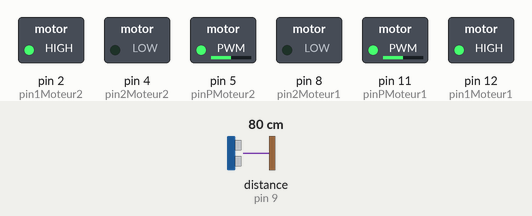
This sketch was run on a simulated Arduino Uno, built with avr-gcc and run on an emulated ATmega328P. Parts: switched loads named in the sketch (green lamp = pin HIGH). Inputs (shaded band) come from the test bench; at power-on: distance to the obstacle (sensor on pin 9) 80 cm. The echo pulse lasts 58.3 µs per cm.

Above: at 1.2 s.
1.3 s: distance to the obstacle (sensor on pin 9) set to 43 cm
2.8 s: distance to the obstacle (sensor on pin 9) set to 35 cm
At 3.7 s:
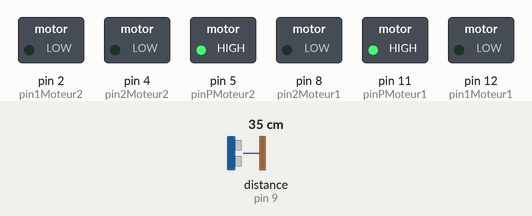
5.8 s: distance to the obstacle (sensor on pin 9) set to 60 cm
At 7.9 s:
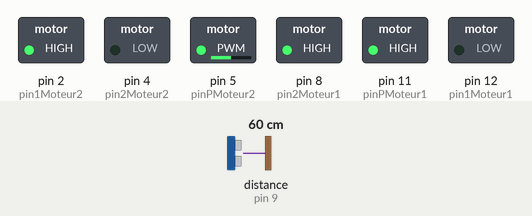
8.8 s: distance to the obstacle (sensor on pin 9) set to 2 cm
At 11.2 s:
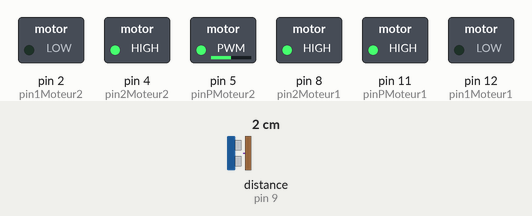
Timing chart, 0 to 12.8 s (numbered marks = the images above; inputs shaded):
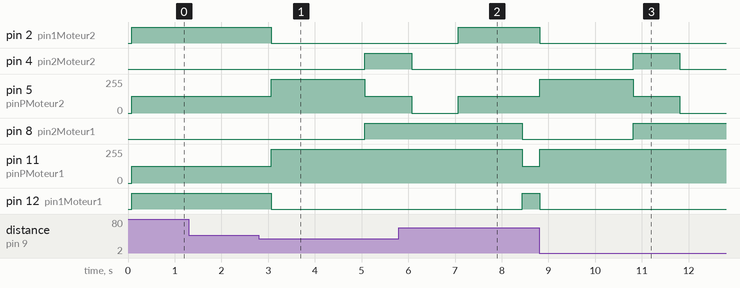

The sketch:

voiture_autonome.ino
```cpp
#include <NewPing.h>

int pin1Moteur1 = 12;
int pin2Moteur1 = 8;
int pinPMoteur1 = 11;
int pin1Moteur2 = 2;
int pin2Moteur2 = 4;
int pinPMoteur2 = 5;
int TRIG_PIN = 10;
int ECHO_PIN = 9;
int DIST_MAX = 200;
int i = 90;
int distActuelle = 0;
int cm;
NewPing sonar(TRIG_PIN, ECHO_PIN, 200);


void setup(){
  pinMode(pin1Moteur1, OUTPUT);
  pinMode(pin2Moteur1, OUTPUT);
  pinMode(pinPMoteur1, OUTPUT);
  pinMode(pin1Moteur2, OUTPUT);
  pinMode(pin2Moteur2, OUTPUT);
  pinMode(pinPMoteur2, OUTPUT);
}

void loop(){
  distActuelle = lectureDistance();
  if(distActuelle > 40){
    avance();
  }

  if (distActuelle < 40){
    recule();
    tourneDroite();
  }
  delay(300);
}

void dirMoteur(int moteur, int sens, int pc){
  int pin1, etat1, pin2, etat2, pinP, puissance;

  if (moteur == 1)
  {
    pin1=pin1Moteur1;
    pin2=pin2Moteur1;
    pinP=pinPMoteur1;
  }else{
    pin1=pin1Moteur2;
    pin2=pin2Moteur2;
    pinP=pinPMoteur2;
  }

  if (sens == 1){
    etat1 = 1 ;
    etat2 = 0 ;
  }else if(sens == -1){
  	etat1 = 0;
  	etat2 = 1;
  }else{
    etat1 = 0 ;
    etat2 = 0 ;
  }

  puissance=map(pc, 0, 100, 0, 255);
  analogWrite(pinP, puissance);
  digitalWrite(pin1, etat1);
  digitalWrite(pin2, etat2);
}


void avance(){
  dirMoteur(1,1,50);
  dirMoteur(2,1,50);
}

void recule(){
  dirMoteur(1,0,100);
  dirMoteur(2,0,100);
  delay(2000);
  dirMoteur(1,-1,100);
  dirMoteur(2,-1,50);
}


void tourneDroite(){
  delay(1000);
  dirMoteur(1,-1,100);
  dirMoteur(2,0,0);
  delay(1000);
  dirMoteur(1,-1,100);
  dirMoteur(2,1,50);
  delay(1000);
}

int lectureDistance(){
  delay(70);
  unsigned int uS = sonar.ping();
  cm = uS/US_ROUNDTRIP_CM;
  if(cm == 0){
    lectureDistance();
  }else{
    return cm;
  }
}
```

Measured:
- the behaviour switches between 40 and 39 cm on distance to the obstacle (sensor on pin 9) (found by bisection; images 0 and 1)
- after the input at 1.3 s, every drawn part: stays the same
- after the input at 2.8 s, pin 2 (pin1Moteur2), pin 12 (pin1Moteur1): HIGH → LOW after 0.27 s; pin 4 (pin2Moteur2), pin 8 (pin2Moteur1): LOW → HIGH after 2.3 s; pin 5 (pinPMoteur2): 127/255 → 255/255 after 0.27 s, → 127/255 2.0 s later; pin 11 (pinPMoteur1): 127/255 → 255/255 after 0.27 s
- after the input at 5.8 s, pin 2 (pin1Moteur2): goes on until 7.1 s, then stays HIGH; pin 5 (pinPMoteur2): goes on until 7.1 s, then stays 127/255; pin 11 (pinPMoteur1): 255/255 → 127/255 after 2.6 s; pin 12 (pin1Moteur1): LOW → HIGH after 2.6 s
- after the input at 8.8 s, pin 2 (pin1Moteur2), pin 12 (pin1Moteur1): HIGH → LOW at once; pin 4 (pin2Moteur2): LOW → HIGH after 2.0 s, → LOW 1.0 s later; pin 5 (pinPMoteur2): 127/255 → 255/255 at once, → 127/255 2.0 s later, → 0/255 1.0 s later; pin 8 (pin2Moteur1): LOW → HIGH after 2.0 s; pin 11 (pinPMoteur1): 127/255 → 255/255 at once
